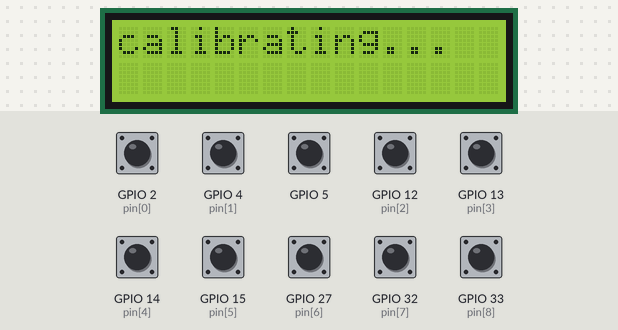
Recording of a sketch running on a simulated ESP32. On the bench: 16×2 character LCD. Inputs (shaded band) come from the test bench; at power-on: GPIO 2 (pin[0]), GPIO 4 (pin[1]), GPIO 5, GPIO 12 (pin[2]), GPIO 13 (pin[3]), GPIO 14 (pin[4]), GPIO 15 (pin[5]), GPIO 27 (pin[6]), GPIO 32 (pin[7]), GPIO 33 (pin[8]) HIGH. What the sketch prints to the serial monitor is not drawn.

Above: at 1.1 s.

Measured:
- what the display in image 0 shows lasts 1.0 s, from 1.1 s to 2.1 s

The sketch:

pin_conect.ino
```cpp
#include <LiquidCrystal_I2C.h>
int lcdColumns = 16;
int lcdRows = 2;
int x[] = {0,0,0,0,0,0,0,0,0};
int a = 0;
int pin[]={2,4,12,13,14,15,27,32,33};
unsigned int t1 = 0;
unsigned int t2 = 0;
int error = 5;
LiquidCrystal_I2C lcd(0x27, lcdColumns, lcdRows);
void setup()
{
  // put your setup code here, to run once:
  lcd.init();
  lcd.backlight();
  for (int j = 1; j <= 50; j++)
  {
    for(int j=0;j<=9;j++)
    {
    x[j] = touchRead(pin[j]);
    }
  }
  delay(1000);
  lcd.setCursor(0, 0);
  lcd.print("calibrating...");
  delay(1000);
  lcd.clear();
  Serial.begin(115200);
}

void loop()
  {
for(int j=0;j<=9;j++)
  {
  if(x[j]<=100)
    {
      Serial.print(pin[j]);
      Serial.println("conected");
    }
    else
    {
      Serial.print(pin[j]);
      Serial.println("Notconected");
    }
}
}
```
